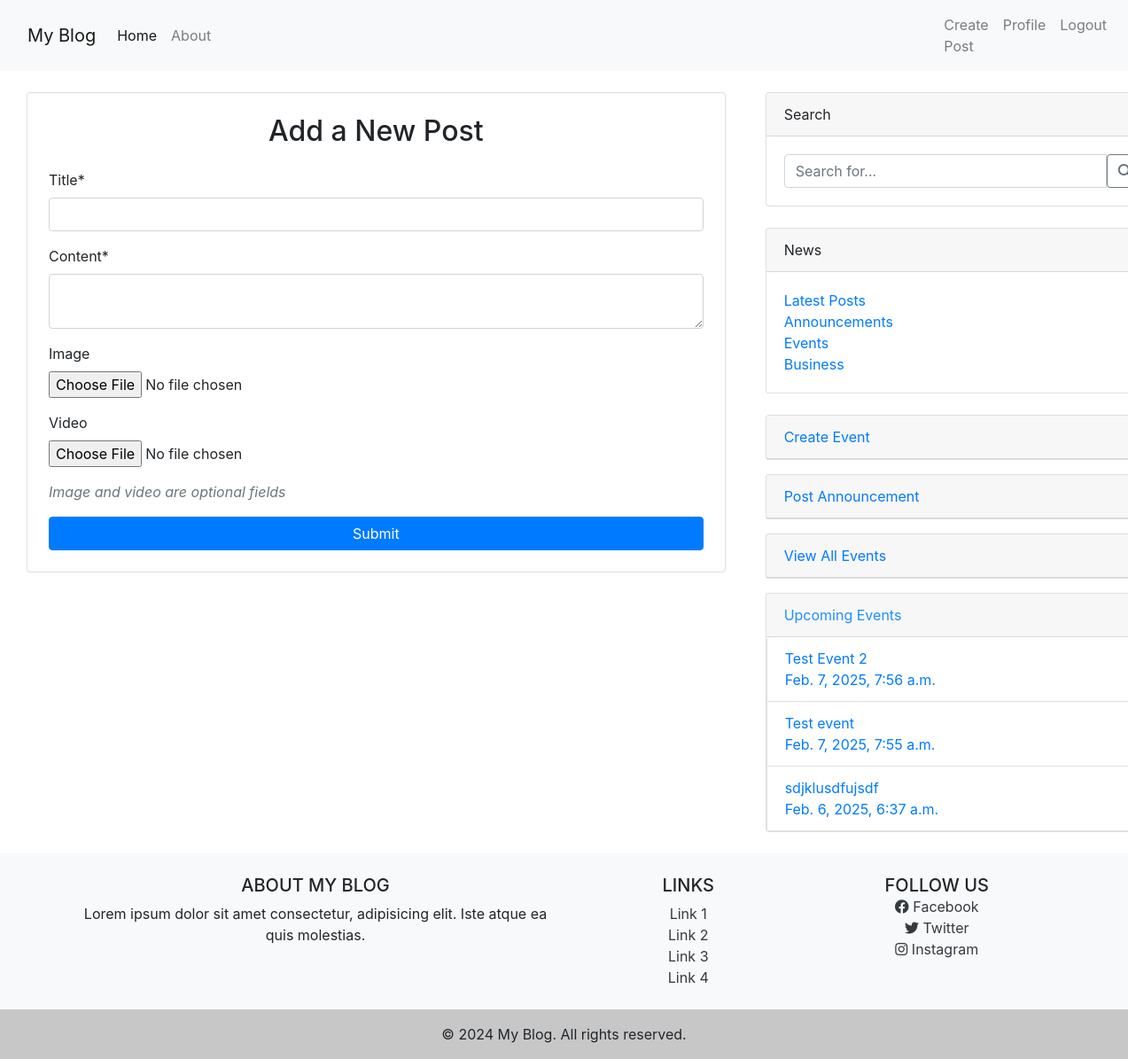
/add-post/ (signed in), run on the app's committed database.
### blog/models.py (models this page shows, shortened)
class Event(models.Model):
    title = models.CharField(max_length=225)
    description = models.TextField()
    event_date = models.DateTimeField(default=timezone.now)
    location = models.CharField(max_length=200)
    media = models.FileField( upload_to='events/', null=True, blank=True)  # Store image/video in 'events/' directory

### blog/views.py (the view, shortened to what this page needs)
# urls.py: path('add-post/', PostCreateView.as_view(), name='add_post'),
class PostCreateView(LoginRequiredMixin, CreateView):
    model = Post
    form_class = PostForm
    template_name = 'blog/add_post.html'
    success_url = reverse_lazy('blog:blog-home')
    def get_additional_context(self):
        return {
            'latest_posts': Post.objects.order_by('-date_posted')[:5],
            'announcements': Announcement.objects.order_by('-created_at')[:3],
            'events': Event.objects.order_by('-event_date')[:3],
        }
    def get_context_data(self, **kwargs):
        context = super().get_context_data(**kwargs)
        context.update(self.get_additional_context())
        return context

### blog/forms.py
class PostForm(forms.ModelForm):
    class Meta:
        model = Post
        fields = ['title', 'content', 'image', 'video']
        widgets = {
            'content': forms.Textarea(attrs={'rows': 2, 'cols': 10, 'class': 'form-control'}),  # Smaller size
        }

### blog/Templates/blog/add_post.html (shortened to what this page needs)
{% extends 'blog/base2.html' %}
{% load crispy_forms_tags %}
{% block content %}
<div class="container mt-4">
    <div class="card shadow-sm p-4">
        <h2 class="article-title text-center mb-4">Add a New Post</h2>
        <form method="POST" enctype="multipart/form-data" class="needs-validation" novalidate>
            {{ form|crispy }}
            <p class="text-muted"><em>Image and video are optional fields</em></p>
            <button type="submit" class="btn btn-primary btn-block">Submit</button>
        </form>
    </div>
</div>
{% endblock %}

### blog/Templates/blog/base2.html (shortened to what this page needs)
{% load static %}
{% load crispy_forms_tags %}
<!DOCTYPE html>
<html lang="en">
<head>
    <link rel="stylesheet" href="https://cdn.jsdelivr.net/npm/bootstrap@4.0.0/dist/css/bootstrap.min.css">
</head>
<body>
<link rel="stylesheet" href="https://cdnjs.cloudflare.com/ajax/libs/font-awesome/6.4.0/css/all.min.css">
<nav class="navbar navbar-expand-lg navbar-light bg-light">
    <div class="container">
        <a class="navbar-brand" href="/">My Blog</a>
        <div class="collapse navbar-collapse" id="navbarNav">
            <ul class="navbar-nav ms-auto">
                <li class="nav-item">
                    <a class="nav-link active" href="{% url 'blog:blog-home' %}">Home</a>
                </li>
                <li class="nav-item">
                    <a class="nav-link" href="{% url 'blog:blog-about' %}">About</a>
                </li>
            </ul>
        </div>
    </div>
    <div class="navbar-nav">
        {% if user.is_authenticated %}
        <a class="nav-item nav-link" href="{% url 'blog:add_post' %}">Create Post</a>
        <a class="nav-item nav-link" href="{% url 'profile' %}">Profile</a>
        <a class="nav-item nav-link" href="{% url 'logout' %}">Logout</a>
        {% else %}
        <a class="nav-item nav-link" href="{% url 'login' %}">Login</a>
        <a class="nav-item nav-link" href="{% url 'register' %}">Register</a>
        {% endif %}
      </div>
</nav>
<main class="container-fluid">
    <div class="row">
        <div class="col-md-8">
             {% block content %} {% endblock %}
        </div>
        <div class="col-md-4" style=" margin-top: 1.5em;">
            <div class="card mb-4" style="width: 28rem;">
                <div class="card-header">Search</div>
                <div class="card-body">
                    <form method="GET" action="{% url 'blog:search_results' %}">
                        <div class="input-group">
                            <input type="text" class="form-control" name="q" placeholder="Search for..." required>
                            <button class="btn btn-outline-secondary" type="submit"><i class="fas fa-search"></i></button>
                        </div>
                    </form>
                </div>
            </div>
            <div class="card mb-4" style="width: 28rem;">
                <div class="card-header">News</div>
                <div class="card-body">
                    <ul class="list-unstyled mb-0">
                        <li><a href="{% url 'blog:latest_posts' %}">Latest Posts</a></li>
                        <li><a href="{% url 'blog:announcements_list' %}">Announcements</a></li>
                        <li><a href="{% url 'blog:events_list' %}">Events</a></li>
                        <li><a href="#">Business</a></li>
                    </ul>
                </div>
            </div>
            {% if user.is_authenticated %}
                {% if "events_list" not in request.path %}
                    <div class="card" style="width: 28rem; height: auto; margin-bottom: 1em;">
                        <a style="text-decoration: none;" class="card-header" href = "{% url 'blog:events_list' %}"
                        class=" btn-link btn-primary" style="border: none; font-size: 20px; font-weight: bold;">
                        Create Event</a>
                    </div>
                {% endif %}
                {% if "announcements_list" not in request.path %}
                    <div  class="card" style="width: 28rem; height: auto; margin-bottom: 1em;">
                        <a style="text-decoration: none;" class="card-header" href="{% url 'blog:announcements_list' %}"
                        class="btn-link btn-primary" style="border: none; font-size: 20px; font-weight: bold;">
                        Post Announcement
                        </a>
                    </div>
                {% endif %}
            {% endif %}
            <div  class="card" style="width: 28rem; height: auto; margin-bottom: 1em;">
                <a style="text-decoration: none;" class="card-header" href="{% url 'blog:events_list' %}"
                class="btn-link btn-primary" style="border: none; font-size: 20px; font-weight: bold;">
                View All Events
                </a>
            </div>
            {% if "events_list" not in request.path %}
            <div class="card" style="width: 28rem;">
                <div class="card-header" style="color: dodgerblue;">Upcoming Events</div>
                <div  class="list-group" >
                    <ul class="list-group" >
                        {% for event in events %}
                            <li class="list-group-item " style="color: black;"><a style="text-decoration: none;" href="{% url 'blog:events_list' %}"> {{ event.title }} <br>   {{ event.event_date }}</a></li>
                        {% endfor %}
                    </ul>
                </div>
            </div>
            {% endif %}
        </div>
    </div>
</main>
<footer class="bg-light text-center text-lg-start mt-4">
    <div class="container p-4">
        <div class="row">
            <div class="col-lg-6 col-md-12 mb-4 mb-md-0">
                <h5 class="text-uppercase">About My Blog</h5>
                <p>
                    Lorem ipsum dolor sit amet consectetur, adipisicing elit. Iste atque ea quis molestias.
                </p>
            </div>
            <div class="col-lg-3 col-md-6 mb-4 mb-md-0">
                <h5 class="text-uppercase">Links</h5>
                <ul class="list-unstyled mb-0">
                    <li><a href="#!" class="text-dark">Link 1</a></li>
                    <li><a href="#!" class="text-dark">Link 2</a></li>
                    <li><a href="#!" class="text-dark">Link 3</a></li>
                    <li><a href="#!" class="text-dark">Link 4</a></li>
                </ul>
            </div>
            <div class="col-lg-3 col-md-6 mb-4 mb-md-0">
                <h5 class="text-uppercase mb-0">Follow Us</h5>
                <ul class="list-unstyled">
                    <li><a href="#!" class="text-dark"><i class="fab fa-facebook"></i> Facebook</a></li>
                    <li><a href="#!" class="text-dark"><i class="fab fa-twitter"></i> Twitter</a></li>
                    <li><a href="#!" class="text-dark"><i class="fab fa-instagram"></i> Instagram</a></li>
                </ul>
            </div>
        </div>
    </div>
    <div class="text-center p-3" style="background-color: rgba(0, 0, 0, 0.2);">
        © 2024 My Blog. All rights reserved.
    </div>
</footer>
</body>
</html>

### data on the page
Event: title "Test Event 2", event_date "Feb. 7, 2025, 7:56 a.m."
Event: title "Test event", event_date "Feb. 7, 2025, 7:55 a.m."
Event: title "sdjklusdfujsdf", event_date "Feb. 6, 2025, 6:37 a.m."
